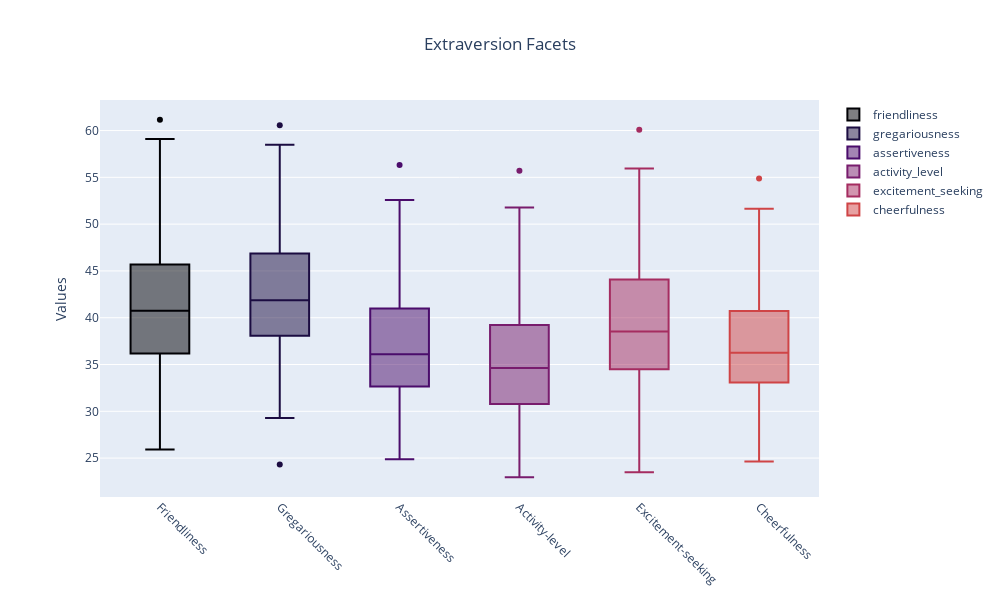

The notebook cell saved with this chart:
### Markdown cell above
## 3. Big-Five Extraversion & Facets 🕺💃

### Code cell
extraversion_facets = [
    "friendliness",
    "gregariousness",
    "assertiveness",
    "activity_level",
    "excitement_seeking",
    "cheerfulness",
]

title = [x.replace("_", "-").capitalize() for x in extraversion_facets]

U.plot_eda_boxplot(
    df=df,
    targets=extraversion_facets,
    ticktext=title,
    title="Extraversion Facets",
    color=4,
)
